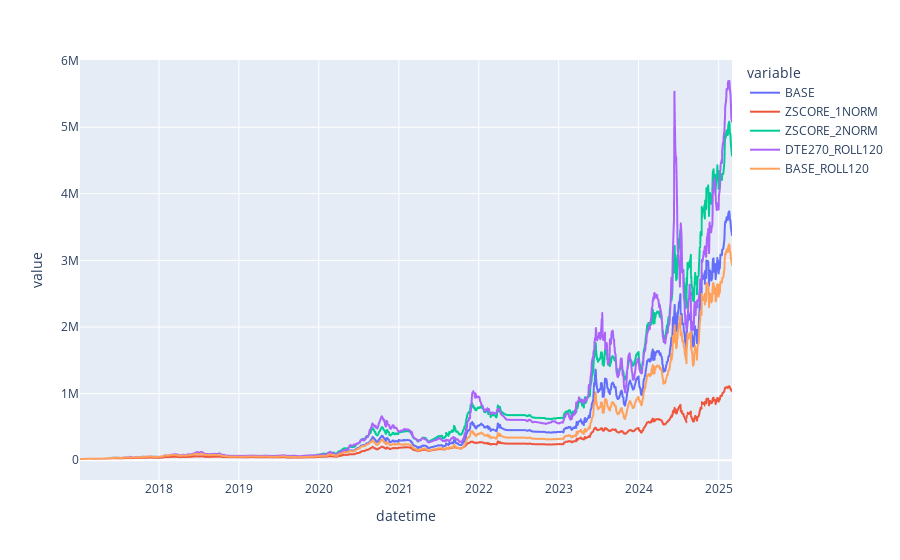

Notebook source saved alongside this figure:
### Markdown cell above
## PLOT EQUITY, DD & HEATMAP

### Code cell
all_eq = pd.DataFrame()
smoothen = True
for agg in aggregators:
    agg_eq = agg._equity.Total
    if smoothen:
        agg_eq = agg_eq.ewm(span = carlo_config['plot_ewm_span']).mean()
    all_eq[agg.target] = agg_eq

all_eq.ffill().plot()

### Figure 1 — Plotly figure (JSON) as saved in the notebook; plotly's stock layout.template omitted (floating-point values rounded to 4 significant figures; data arrays with more than 128 entries replaced by an {"elided": "..."} marker saying what was removed)
{"data": [{"hovertemplate": "variable=BASE<br>datetime=%{x}<br>value=%{y}<extra></extra>", "legendgroup": "BASE", "line": {"color": "#636efa", "dash": "solid"}, "marker": {"symbol": "circle"}, "mode": "lines", "name": "BASE", "showlegend": true, "type": "scattergl", "x": {"elided": "1968 str values"}, "xaxis": "x", "y": {"elided": "1968 float values"}, "yaxis": "y"}, {"hovertemplate": "variable=ZSCORE_1NORM<br>datetime=%{x}<br>value=%{y}<extra></extra>", "legendgroup": "ZSCORE_1NORM", "line": {"color": "#EF553B", "dash": "solid"}, "marker": {"symbol": "circle"}, "mode": "lines", "name": "ZSCORE_1NORM", "showlegend": true, "type": "scattergl", "x": {"elided": "1968 str values"}, "xaxis": "x", "y": {"elided": "1968 float values"}, "yaxis": "y"}, {"hovertemplate": "variable=ZSCORE_2NORM<br>datetime=%{x}<br>value=%{y}<extra></extra>", "legendgroup": "ZSCORE_2NORM", "line": {"color": "#00cc96", "dash": "solid"}, "marker": {"symbol": "circle"}, "mode": "lines", "name": "ZSCORE_2NORM", "showlegend": true, "type": "scattergl", "x": {"elided": "1968 str values"}, "xaxis": "x", "y": {"elided": "1968 float values"}, "yaxis": "y"}, {"hovertemplate": "variable=DTE270_ROLL120<br>datetime=%{x}<br>value=%{y}<extra></extra>", "legendgroup": "DTE270_ROLL120", "line": {"color": "#ab63fa", "dash": "solid"}, "marker": {"symbol": "circle"}, "mode": "lines", "name": "DTE270_ROLL120", "showlegend": true, "type": "scattergl", "x": {"elided": "1968 str values"}, "xaxis": "x", "y": {"elided": "1968 float values"}, "yaxis": "y"}, {"hovertemplate": "variable=BASE_ROLL120<br>datetime=%{x}<br>value=%{y}<extra></extra>", "legendgroup": "BASE_ROLL120", "line": {"color": "#FFA15A", "dash": "solid"}, "marker": {"symbol": "circle"}, "mode": "lines", "name": "BASE_ROLL120", "showlegend": true, "type": "scattergl", "x": {"elided": "1968 str values"}, "xaxis": "x", "y": {"elided": "1968 float values"}, "yaxis": "y"}], "layout": {"legend": {"title": {"text": "variable"}, "tracegroupgap": 0}, "margin": {"t": 60}, "xaxis": {"anchor": "y", "domain": [0, 1], "title": {"text": "datetime"}}, "yaxis": {"anchor": "x", "domain": [0, 1], "title": {"text": "value"}}}}
